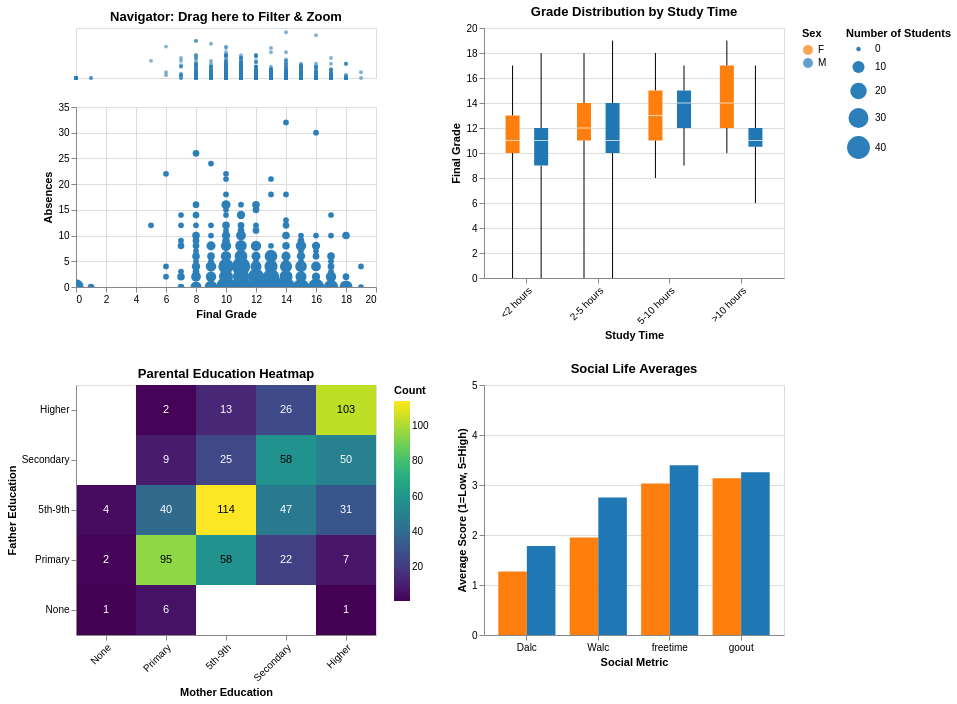

The notebook cell this image was saved under:
### Code cell
# 1. Define the brush selection
brush = alt.selection_interval()

sex_color_scale = alt.Scale(domain=['F', 'M'], range=['#ff7f0e', '#1f77b4'])

base = alt.Chart(df).properties(
    width=300,
    height=250
)

# --- TOP LEFT: Context & Focus ---

# 1A. The Minimap (Used ONLY for drawing the filter box)
minimap = alt.Chart(df).mark_circle(size=15, opacity=0.6).encode(
    x=alt.X('G3:Q', axis=None), # Hide axes to save space
    y=alt.Y('absences:Q', axis=None),
    color=alt.condition(brush, alt.value('#2c7fb8'), alt.value('lightgray'))
).add_params(
    brush
).properties(
    width=300,
    height=50, # Keep it short!
    title="Navigator: Drag here to Filter & Zoom"
)

# 1B. The Main Scatter (Interactive, pans, zooms, AND is filtered by the minimap)
main_scatter = alt.Chart(df).mark_circle().transform_filter(
    brush
).encode(
    # We remove the fixed scale domains here so it can auto-zoom to your selection!
    x=alt.X('G3:Q', title='Final Grade'), 
    y=alt.Y('absences:Q', title='Absences'), 
    size=alt.Size('count():Q', title='Number of Students', scale=alt.Scale(range=[20, 600])), 
    color=alt.value('#2c7fb8'), # Solid color, no gray-out needed since it's filtered
    tooltip=['G3', 'absences', 'count()']
).properties(
    width=300,
    height=180 # Slightly shorter to accommodate the minimap above it
).interactive() # Normal scrolling and panning works perfectly here!

# Combine them vertically into a single unit
scatter_combo = minimap & main_scatter

study_labels= "datum.value == 1 ? '<2 hours' : datum.value == 2 ? '2-5 hours' : datum.value == 3 ? '5-10 hours' : '>10 hours'"

# --- TOP RIGHT: Study Time vs Final Grade ---
scatter2 = base.mark_boxplot(extent='min-max').transform_filter(
    brush
).encode(
    x=alt.X('studytime:O', title='Study Time', scale=alt.Scale(domain=[1, 2, 3, 4]), axis=alt.Axis(labelExpr=study_labels, labelAngle=-45)),
    y=alt.Y('G3:Q', title='Final Grade', scale=alt.Scale(domain=[0, 20])),
    color=alt.Color('sex:N', title='Sex', scale=sex_color_scale), # Applied flipped colors
    xOffset=alt.XOffset('sex:N', sort=['F', 'M']) # Ensure offset order remains constant
).properties(
    title="Grade Distribution by Study Time"
)

# --- BOTTOM LEFT: Heatmap for Parental Education ---
edu_labels = "datum.value == 0 ? 'None' : datum.value == 1 ? 'Primary' : datum.value == 2 ? '5th-9th' : datum.value == 3 ? 'Secondary' : 'Higher'"

heatmap_base = base.transform_filter(
    brush
).transform_aggregate(
    count='count()',
    groupby=['Medu', 'Fedu']
).encode(
    # Locked domain 0-4
    x=alt.X('Medu:O', title='Mother Education', scale=alt.Scale(domain=[0, 1, 2, 3, 4]), axis=alt.Axis(labelExpr=edu_labels, labelAngle=-45)),
    # Locked domain 4-0
    y=alt.Y('Fedu:O', title='Father Education', scale=alt.Scale(domain=[4, 3, 2, 1, 0]), axis=alt.Axis(labelExpr=edu_labels))
)

heatmap_rect = heatmap_base.mark_rect().encode(
    color=alt.Color('count:Q', scale=alt.Scale(scheme='viridis'), title='Count')
)

heatmap_text = heatmap_base.mark_text().encode(
    text='count:Q',
    color=alt.condition(
        alt.datum.count > 50,  
        alt.value('black'),
        alt.value('white')
    )
)

heatmap = (heatmap_rect + heatmap_text).properties(
    title="Parental Education Heatmap"
)


# --- BOTTOM RIGHT: Social Life Averages ---
social_plot = alt.Chart(df).transform_filter(
    brush
).transform_fold(
    ['Dalc', 'Walc', 'freetime', 'goout'],
    as_=['Metric', 'Score']
).mark_bar().encode(
    # Locked the Metric domain so columns don't vanish if unselected
    x=alt.X('Metric:N', title='Social Metric', scale=alt.Scale(domain=['Dalc', 'Walc', 'freetime', 'goout']), axis=alt.Axis(labelAngle=0)),
    y=alt.Y('mean(Score):Q', title='Average Score (1=Low, 5=High)', scale=alt.Scale(domain=[0, 5])),
    color=alt.Color('sex:N', title='Sex', scale=sex_color_scale, legend=None), # Applied flipped colors
    xOffset=alt.XOffset('sex:N', scale=alt.Scale(domain=['F', 'M'])),
    tooltip=['Metric:N', 'sex:N', 'mean(Score):Q']
).properties(
    width=300,
    height=250,
    title='Social Life Averages'
)

# Use a 2-column grid layout
dashboard = alt.concat(
    scatter_combo, scatter2, heatmap, social_plot, 
    columns=2
)

dashboard

### Figure 1 — Vega-Lite specification as saved in the notebook (floating-point values rounded to 4 significant figures; data arrays with more than 128 entries replaced by an {"elided": "..."} marker saying what was removed)
{"config": {"view": {"continuousWidth": 300, "continuousHeight": 300}}, "concat": [{"vconcat": [{"mark": {"type": "circle", "opacity": 0.6, "size": 15}, "encoding": {"color": {"condition": {"param": "param_54dd647193d9b3b3", "value": "#2c7fb8"}, "value": "lightgray"}, "x": {"axis": null, "field": "G3", "type": "quantitative"}, "y": {"axis": null, "field": "absences", "type": "quantitative"}}, "height": 50, "name": "view_d0cc39d40ea48cf3_0", "title": "Navigator: Drag here to Filter & Zoom", "width": 300}, {"mark": {"type": "circle"}, "encoding": {"color": {"value": "#2c7fb8"}, "size": {"aggregate": "count", "scale": {"range": [20, 600]}, "title": "Number of Students", "type": "quantitative"}, "tooltip": [{"field": "G3", "type": "quantitative"}, {"field": "absences", "type": "quantitative"}, {"aggregate": "count", "type": "quantitative"}], "x": {"field": "G3", "title": "Final Grade", "type": "quantitative"}, "y": {"field": "absences", "title": "Absences", "type": "quantitative"}}, "height": 180, "name": "view_24c511d63e3522ad_1", "transform": [{"filter": {"param": "param_54dd647193d9b3b3"}}], "width": 300}]}, {"mark": {"type": "boxplot", "extent": "min-max"}, "encoding": {"color": {"field": "sex", "scale": {"domain": ["F", "M"], "range": ["#ff7f0e", "#1f77b4"]}, "title": "Sex", "type": "nominal"}, "x": {"axis": {"labelAngle": -45, "labelExpr": "datum.value == 1 ? '<2 hours' : datum.value == 2 ? '2-5 hours' : datum.value == 3 ? '5-10 hours' : '>10 hours'"}, "field": "studytime", "scale": {"domain": [1, 2, 3, 4]}, "title": "Study Time", "type": "ordinal"}, "xOffset": {"field": "sex", "sort": ["F", "M"], "type": "nominal"}, "y": {"field": "G3", "scale": {"domain": [0, 20]}, "title": "Final Grade", "type": "quantitative"}}, "height": 250, "title": "Grade Distribution by Study Time", "transform": [{"filter": {"param": "param_54dd647193d9b3b3"}}], "width": 300}, {"layer": [{"mark": {"type": "rect"}, "encoding": {"color": {"field": "count", "scale": {"scheme": "viridis"}, "title": "Count", "type": "quantitative"}, "x": {"axis": {"labelAngle": -45, "labelExpr": "datum.value == 0 ? 'None' : datum.value == 1 ? 'Primary' : datum.value == 2 ? '5th-9th' : datum.value == 3 ? 'Secondary' : 'Higher'"}, "field": "Medu", "scale": {"domain": [0, 1, 2, 3, 4]}, "title": "Mother Education", "type": "ordinal"}, "y": {"axis": {"labelExpr": "datum.value == 0 ? 'None' : datum.value == 1 ? 'Primary' : datum.value == 2 ? '5th-9th' : datum.value == 3 ? 'Secondary' : 'Higher'"}, "field": "Fedu", "scale": {"domain": [4, 3, 2, 1, 0]}, "title": "Father Education", "type": "ordinal"}}, "transform": [{"filter": {"param": "param_54dd647193d9b3b3"}}, {"aggregate": [{"op": "count", "as": "count"}], "groupby": ["Medu", "Fedu"]}]}, {"mark": {"type": "text"}, "encoding": {"color": {"condition": {"test": "(datum.count > 50)", "value": "black"}, "value": "white"}, "text": {"field": "count", "type": "quantitative"}, "x": {"axis": {"labelAngle": -45, "labelExpr": "datum.value == 0 ? 'None' : datum.value == 1 ? 'Primary' : datum.value == 2 ? '5th-9th' : datum.value == 3 ? 'Secondary' : 'Higher'"}, "field": "Medu", "scale": {"domain": [0, 1, 2, 3, 4]}, "title": "Mother Education", "type": "ordinal"}, "y": {"axis": {"labelExpr": "datum.value == 0 ? 'None' : datum.value == 1 ? 'Primary' : datum.value == 2 ? '5th-9th' : datum.value == 3 ? 'Secondary' : 'Higher'"}, "field": "Fedu", "scale": {"domain": [4, 3, 2, 1, 0]}, "title": "Father Education", "type": "ordinal"}}, "transform": [{"filter": {"param": "param_54dd647193d9b3b3"}}, {"aggregate": [{"op": "count", "as": "count"}], "groupby": ["Medu", "Fedu"]}]}], "height": 250, "title": "Parental Education Heatmap", "width": 300}, {"mark": {"type": "bar"}, "encoding": {"color": {"field": "sex", "legend": null, "scale": {"domain": ["F", "M"], "range": ["#ff7f0e", "#1f77b4"]}, "title": "Sex", "type": "nominal"}, "tooltip": [{"field": "Metric", "type": "nominal"}, {"field": "sex", "type": "nominal"}, {"aggregate": "mean", "field": "Score", "type": "quantitative"}], "x": {"axis": {"labelAngle": 0}, "field": "Metric", "scale": {"domain": ["Dalc", "Walc", "freetime", "goout"]}, "title": "Social Metric", "type": "nominal"}, "xOffset": {"field": "sex", "scale": {"domain": ["F", "M"]}, "type": "nominal"}, "y": {"aggregate": "mean", "field": "Score", "scale": {"domain": [0, 5]}, "title": "Average Score (1=Low, 5=High)", "type": "quantitative"}}, "height": 250, "title": "Social Life Averages", "transform": [{"filter": {"param": "param_54dd647193d9b3b3"}}, {"fold": ["Dalc", "Walc", "freetime", "goout"], "as": ["Metric", "Score"]}], "width": 300}], "columns": 2, "data": {"name": "data-e7e2d2f44d1d533e5aa1f9088d2ebc19"}, "params": [{"name": "param_54dd647193d9b3b3", "select": {"type": "interval"}, "views": ["view_d0cc39d40ea48cf3_0"]}, {"name": "param_1e9efca18e7a2868", "select": {"type": "interval", "encodings": ["x", "y"]}, "bind": "scales", "views": ["view_24c511d63e3522ad_1"]}], "$schema": "https://vega.github.io/schema/vega-lite/v6.1.0.json", "datasets": {"data-e7e2d2f44d1d533e5aa1f9088d2ebc19": {"elided": "714 records"}}}
